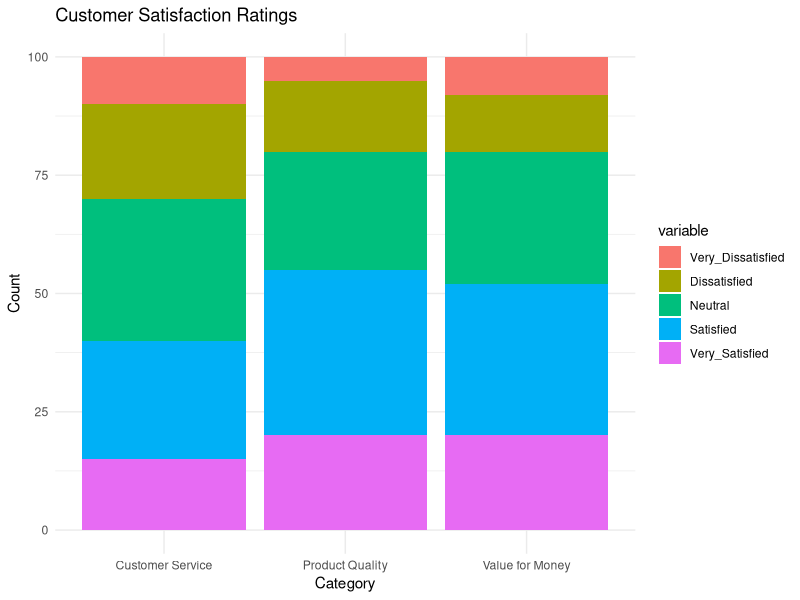

Write R code to recreate this figure.
# Load necessary libraries
library(ggplot2)
library(reshape2)

# Create the dataset
satisfaction_data <- data.frame(
  Category = c("Product Quality", "Customer Service", "Value for Money"),
  Very_Dissatisfied = c(5, 10, 8),
  Dissatisfied = c(15, 20, 12),
  Neutral = c(25, 30, 28),
  Satisfied = c(35, 25, 32),
  Very_Satisfied = c(20, 15, 20)
)

# Melt the dataset
satisfaction_data_melted <- melt(satisfaction_data, id.vars = "Category")

# Plot
ggplot(satisfaction_data_melted, aes(fill = variable, y = value, x = Category)) + 
  geom_bar(position = "stack", stat = "identity") +
  labs(title = "Customer Satisfaction Ratings",
       x = "Category",
       y = "Count") +
  theme_minimal()
